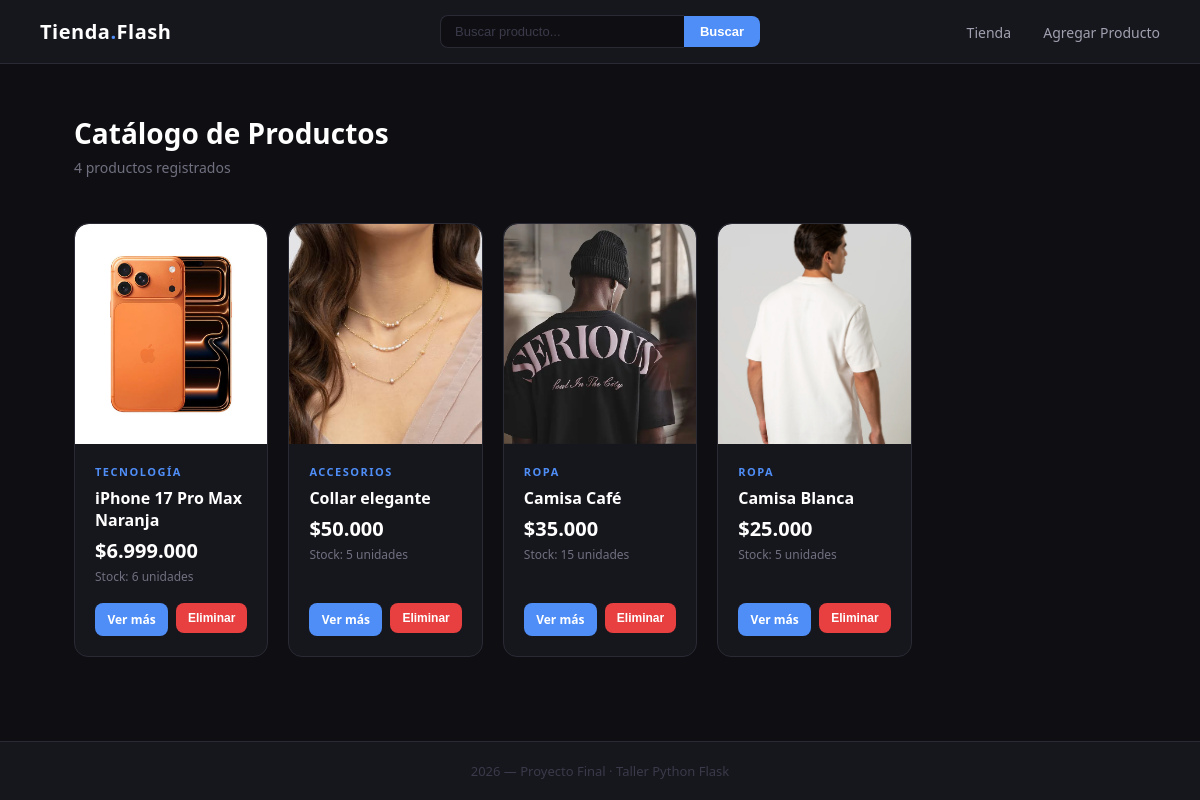
The page / on the database its author committed.
### tables this page shows
CREATE TABLE productos (
            id        INTEGER PRIMARY KEY AUTOINCREMENT,
            nombre    TEXT    NOT NULL,
            precio    REAL    NOT NULL,
            categoria TEXT    NOT NULL,
            stock     INTEGER NOT NULL,
            imagen    TEXT
        );

### app.py (the view)
@app.route('/')
def tienda():
    busqueda = request.args.get('q', '').strip()
    conexion = sqlite3.connect(RUTA_BD)
    conexion.row_factory = sqlite3.Row
    cursor = conexion.cursor() # cursor sirve para ejecutar consultas sql
    if busqueda:
        cursor.execute(
            "SELECT * FROM productos WHERE nombre LIKE ? ORDER BY id DESC",
            (f'%{busqueda}%',)
        )
    else:
        cursor.execute("SELECT * FROM productos ORDER BY id DESC")
    productos = cursor.fetchall() # fetchall() devuelve todos los resultados
    cursor.close()
    conexion.close()
    return render_template("index.html", productos=productos, busqueda=busqueda)

### templates/index.html (shortened to what this page needs)
{% extends "base.html" %}
{% block contenido %}
<div class="seccion-titulo">
    <h1>Catálogo de Productos</h1>
    {% if busqueda %}
        <p>{{ productos | length }} resultado{% if productos | length != 1 %}s{% endif %} para "<strong>{{ busqueda }}</strong>"</p>
    {% else %}
        <p>{{ productos | length }} producto{% if productos | length != 1 %}s{% endif %} registrado{% if productos | length != 1 %}s{% endif %}</p>
    {% endif %}
</div>
{% if productos %}
    <div class="product-grid">
        {% for producto in productos %}
        <div class="card">
            <a href="{{ url_for('detalle', producto_id=producto['id']) }}">
                {% if producto['imagen'] %}
                    <img
                        class="card-img"
                        src="{{ url_for('static', filename='img/productos/' + producto['imagen']) }}"
                        alt="{{ producto['nombre'] }}"
                    >
                {% else %}
                    <div class="card-img-placeholder">📦</div>
                {% endif %}
            </a>
            <div class="card-body">
                <span class="card-categoria">{{ producto['categoria'] }}</span>
                <p class="card-nombre">{{ producto['nombre'] }}</p>
                <p class="card-precio">${{ "{:,.0f}".format(producto['precio']).replace(",", ".") }}</p>
                <p class="card-stock">Stock: {{ producto['stock'] }} unidades</p>
                <div class="card-acciones">
                    <a href="{{ url_for('detalle', producto_id=producto['id']) }}" class="btn btn-primario">
                        Ver más
                    </a>
                    <form action="{{ url_for('eliminar', producto_id=producto['id']) }}" method="POST">
                        <button type="submit" class="btn btn-peligro">Eliminar</button>
                    </form>
                </div>
            </div>
        </div>
        {% endfor %}
    </div>
{% endif %}
{% endblock %}

### templates/base.html (shortened to what this page needs)
<!DOCTYPE html>
<html lang="es">
<head>
    <link rel="stylesheet" href="{{ url_for('static', filename='css/estilos.css') }}">
</head>
<body>
    <header class="navbar">
        <a href="{{ url_for('tienda') }}" class="logo">Tienda<span>.</span>Flash</a>
        <form class="navbar-busqueda" action="{{ url_for('tienda') }}" method="GET">
            <input
                type="text"
                name="q"
                placeholder="Buscar producto..."
                value="{{ busqueda if busqueda is defined else '' }}"
                autocomplete="off"
            >
            <button type="submit">Buscar</button>
        </form>
        <nav>
            <a href="{{ url_for('tienda') }}">Tienda</a>
            <a href="{{ url_for('agregar') }}">Agregar Producto</a>
        </nav>
    </header>
    <main class="contenedor">
        {% block contenido %}
        {% endblock %}
    </main>
    <footer>
        <p>2026 — Proyecto Final · Taller Python Flask</p>
    </footer>
</body>
</html>

### static/css/estilos.css (style rules this page uses)
*, *::before, *::after { box-sizing: border-box; margin: 0; padding: 0; }
body { font-family: 'Segoe UI', Tahoma, Geneva, Verdana, sans-serif; background-color: #0f0f13; color: #e0e0e0; min-height: 100vh; display: flex; flex-direction: column; }
.navbar { background-color: #16161d; border-bottom: 1px solid #2a2a35; padding: 18px 40px; display: flex; align-items: center; justify-content: space-between; position: relative; }
.navbar .logo { font-size: 20px; font-weight: 700; color: #ffffff; text-decoration: none; letter-spacing: 0.5px; }
.navbar .logo span { color: #4f8ef7; }
.navbar nav a { color: #a0a0b0; text-decoration: none; font-size: 14px; margin-left: 28px; transition: color 0.2s; }
.navbar-busqueda { display: flex; align-items: center; gap: 0; width: 320px; position: absolute; left: 50%; transform: translateX(-50%); }
.navbar-busqueda input { flex: 1; padding: 8px 14px; background-color: #0f0f13; border: 1px solid #2a2a35; border-right: none; border-radius: 8px 0 0 8px; color: #e0e0e0; font-size: 13px; outline: none; transition: border-color 0.2s; }
.navbar-busqueda input::placeholder { color: #3a3a4a; }
.navbar-busqueda button { padding: 8px 16px; background-color: #4f8ef7; color: #ffffff; border: none; border-radius: 0 8px 8px 0; font-size: 13px; font-weight: 600; cursor: pointer; transition: opacity 0.2s; white-space: nowrap; }
.contenedor { max-width: 1100px; margin: 0 auto; padding: 50px 24px; flex: 1; }
.seccion-titulo { margin-bottom: 36px; }
.seccion-titulo h1 { font-size: 28px; font-weight: 700; color: #ffffff; }
.seccion-titulo p { color: #707080; font-size: 14px; margin-top: 6px; }
.product-grid { display: grid; grid-template-columns: repeat(5, 1fr); gap: 20px; padding-top: 10px; padding-bottom: 16px; }
.card { background-color: #16161d; border: 1px solid #2a2a35; border-radius: 14px; overflow: visible; transition: transform 0.25s ease, border-color 0.25s ease, box-shadow 0.25s ease; flex: unset; width: unset; display: flex; flex-direction: column; }
.card > a { display: block; cursor: pointer; border-radius: 14px 14px 0 0; overflow: hidden; }
.card-img, .card-img-placeholder { border-radius: 14px 14px 0 0; overflow: hidden; }
.card-img { width: 100%; height: 220px; object-fit: cover; background-color: #1e1e28; display: block; flex-shrink: 0; }
.card-body { padding: 20px; display: flex; flex-direction: column; flex: 1; }
.card-categoria { font-size: 11px; text-transform: uppercase; letter-spacing: 1.5px; color: #4f8ef7; font-weight: 600; margin-bottom: 8px; display: block; }
.card-nombre { font-size: 16px; font-weight: 700; color: #ffffff; margin-bottom: 6px; }
.card-precio { font-size: 20px; font-weight: 700; color: #ffffff; margin-bottom: 4px; }
.card-stock { font-size: 12px; color: #707080; margin-bottom: 18px; flex: 1; }
.card-acciones { display: flex; gap: 8px; }
.card-acciones .btn { padding: 8px 12px; font-size: 12px; white-space: nowrap; flex: 1; text-align: center; }
.btn { display: inline-block; padding: 10px 20px; border-radius: 8px; font-size: 13px; font-weight: 600; cursor: pointer; border: none; text-decoration: none; transition: opacity 0.2s ease, transform 0.15s ease; text-align: center; }
.btn-primario { background-color: #4f8ef7; color: #ffffff; }
.btn-peligro { background-color: #e84040; color: #ffffff; }
footer { background-color: #16161d; border-top: 1px solid #2a2a35; text-align: center; padding: 20px; font-size: 13px; color: #3a3a4a; }

### rows shown on the page
productos: imagen (picture), categoria "TECNOLOGÍA", nombre "iPhone 17 Pro Max Naranja", precio "6.999.000", stock "6"
productos: imagen (picture), categoria "ACCESORIOS", nombre "Collar elegante", precio "50.000", stock "5"
productos: imagen (picture), categoria "ROPA", nombre "Camisa Café", precio "35.000", stock "15"
productos: imagen (picture), categoria "ROPA", nombre "Camisa Blanca", precio "25.000", stock "5"

### other values the page prints
{{ productos | length }} "4"
